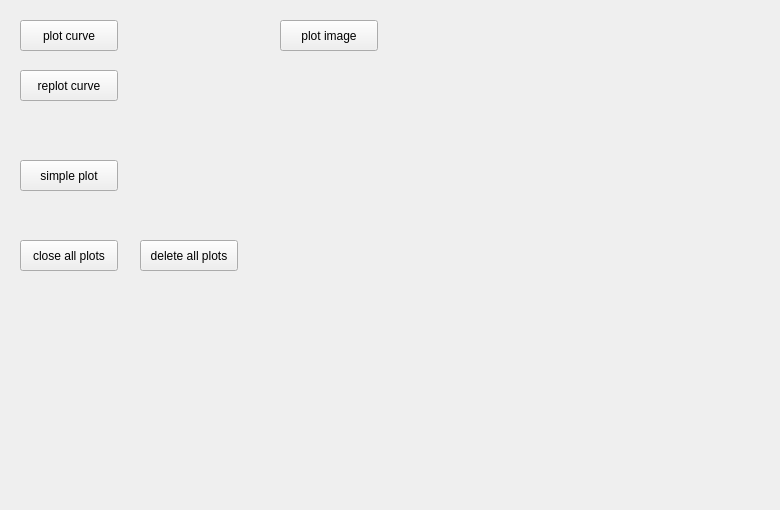
<?xml version="1.0" encoding="UTF-8"?>
<ui version="4.0">
 <class>Form</class>
 <widget class="QWidget" name="Form">
  <property name="geometry">
   <rect>
    <x>0</x>
    <y>0</y>
    <width>780</width>
    <height>510</height>
   </rect>
  </property>
  <property name="windowTitle">
   <string>Form</string>
  </property>
  <widget class="QPushButton" name="pushButtonPlotCurve">
   <property name="geometry">
    <rect>
     <x>20</x>
     <y>20</y>
     <width>98</width>
     <height>31</height>
    </rect>
   </property>
   <property name="text">
    <string>plot curve</string>
   </property>
  </widget>
  <widget class="QPushButton" name="pushButtonReplotCurve">
   <property name="geometry">
    <rect>
     <x>20</x>
     <y>70</y>
     <width>98</width>
     <height>31</height>
    </rect>
   </property>
   <property name="text">
    <string>replot curve</string>
   </property>
  </widget>
  <widget class="QPushButton" name="pushButtonCloseAllPlots">
   <property name="geometry">
    <rect>
     <x>20</x>
     <y>240</y>
     <width>98</width>
     <height>31</height>
    </rect>
   </property>
   <property name="text">
    <string>close all plots</string>
   </property>
  </widget>
  <widget class="QPushButton" name="pushButtonPlotImage">
   <property name="geometry">
    <rect>
     <x>280</x>
     <y>20</y>
     <width>98</width>
     <height>31</height>
    </rect>
   </property>
   <property name="text">
    <string>plot image</string>
   </property>
  </widget>
  <widget class="QPushButton" name="pushButtonSimplePlot">
   <property name="geometry">
    <rect>
     <x>20</x>
     <y>160</y>
     <width>98</width>
     <height>31</height>
    </rect>
   </property>
   <property name="text">
    <string>simple plot</string>
   </property>
  </widget>
  <widget class="QPushButton" name="pushButtonDeleteAllPlots">
   <property name="geometry">
    <rect>
     <x>140</x>
     <y>240</y>
     <width>98</width>
     <height>31</height>
    </rect>
   </property>
   <property name="text">
    <string>delete all plots</string>
   </property>
  </widget>
 </widget>
 <resources/>
 <connections/>
</ui>
